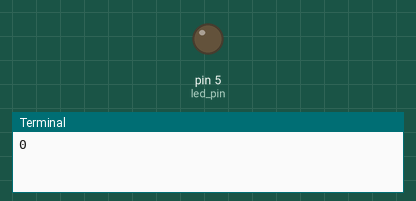
Simulated run of this program. Board: Raspberry Pi (header pin numbers). On the bench: output pins drawn as LEDs (lit = HIGH), the last lines printed to the terminal.

Above: at 0.05 s.
At 4.55 s:
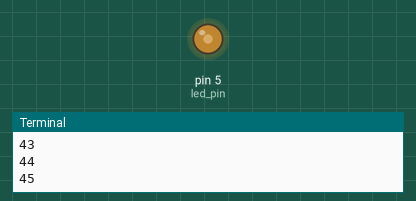
At 9.05 s:
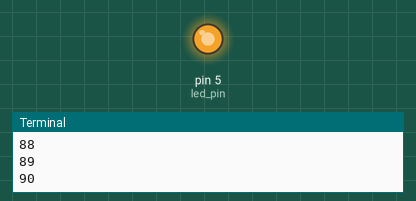
At 18.15 s:
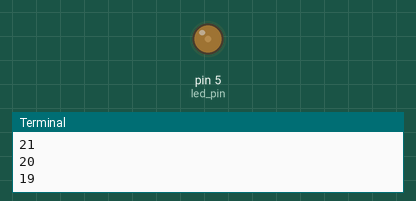
Timing chart, 0 to 26.2 s (numbered marks = the images above):
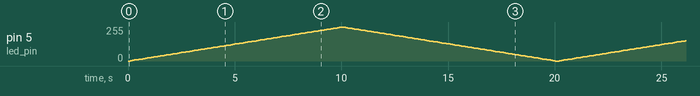

The program:

ledPWM.py
```python
import RPi.GPIO as led
import time
led.setmode(led.BOARD)
led_pin = 5

led.setwarnings(False)
led.setup(led_pin,led.OUT)
pwm_led = led.PWM(led_pin, 1000)
pwm_led.start(0)

while True:
    for x in range(100):
        print(x)
        pwm_led.ChangeDutyCycle(x)
        time.sleep(0.1)
    for x in range(100,-1,-1):
        print(x)
        pwm_led.ChangeDutyCycle(x)
        time.sleep(0.1)

    
```
